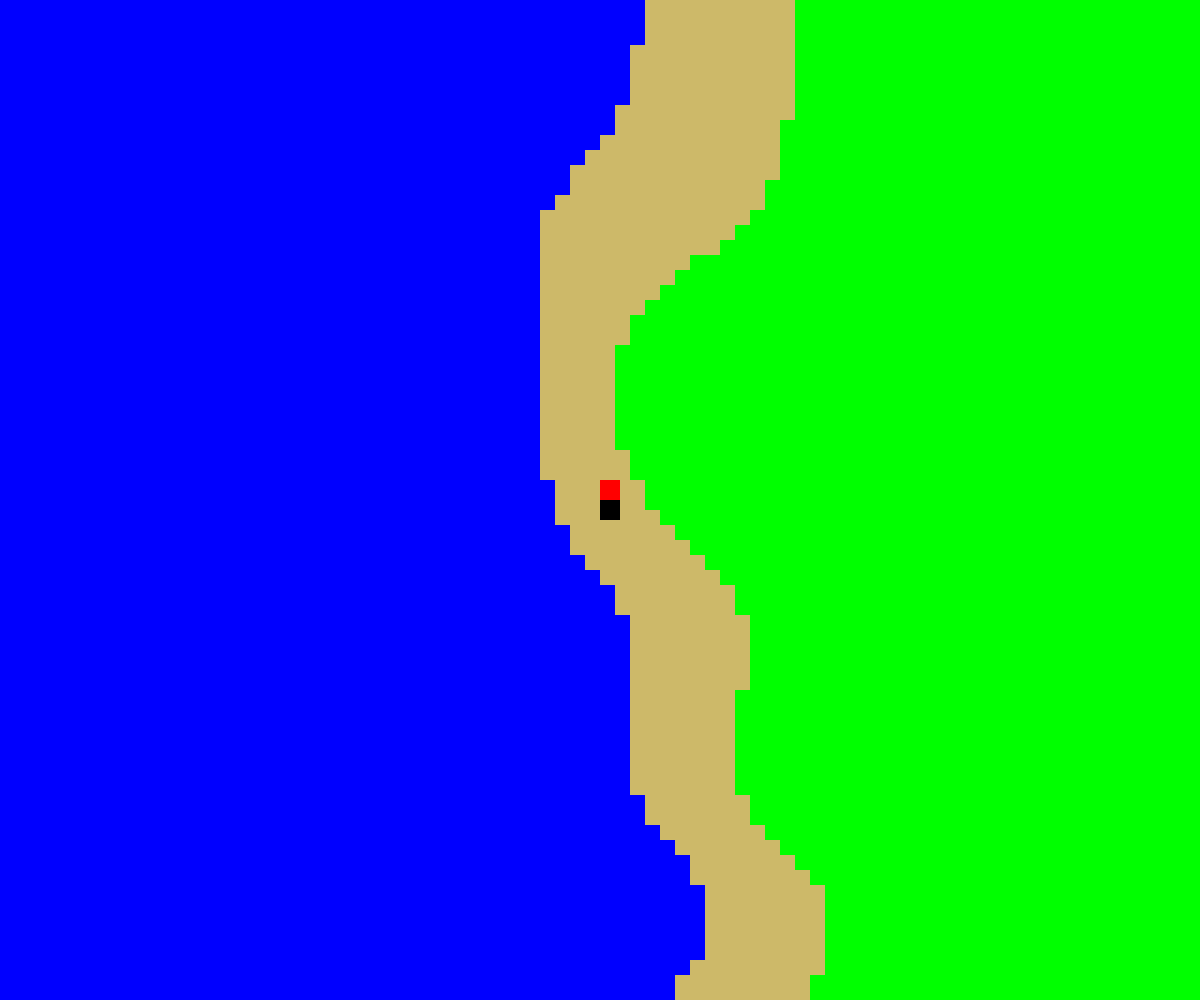
Frame 1 (no input)
Frame 60 (no input): identical to frame 1, image omitted
Frame 120 (the mouse pressed at the canvas centre since frame 60): identical to frame 1, image omitted

The p5.js sketch that drew this single still picture (run headless with seeded random() and noise() and a simulated clock; from frame 60 on, the mouse is pressed at the canvas centre):

// p5.js sketch
// ── sketch.js
let density = 15;
let noiseVal = 0.5;
let width = 1000;
let height = 1000;
let speed = 1;
let x = 0;
let y = 0;
let dir = 0;
let size = 20;
let canvas;

function setup(){
  width = windowWidth;
  height = windowHeight;
  canvas = createCanvas(width, height);
  drawMap();
}

function draw(){
  checkKeys();
  noStroke();
  fill(0);
  rect(width / 2, height / 2, size, size);

  fill(255, 0, 0);
  if(dir == 0){
    rect(width / 2, (height / 2) - size, size, size);
  }else if(dir == 1){
    rect((width / 2) + size, height / 2, size, size);
  }else if(dir == 2){
    rect(width / 2, (height / 2) + size, size, size);
  }else{
    rect((width / 2) - size, height / 2, size, size);
  }
}

function drawMap(){
  noStroke();
  for(let i = x; i < (width / density) + x; i++){
    for(let j = y; j < (height / density) + y; j++){
      let n = noise((i * 5) / (1000), (j * 5) / (500));
      if(n > 0 && n <= noiseVal){
        if(n <= 0.25){
          fill(50, 50, 50);
        }else{
          fill(0, 255, 0);
        }
      }else if(n > noiseVal){
        if(n <= noiseVal + .03){
          // Yellow
          fill(205, 185, 105);
        }else if(n <= noiseVal + .06 && n > noiseVal + 0.3){
          // BLUE
          fill(0, 0, 155);
        }else{
          fill(0, 0, 255);
        }
      }

      // BLACK AND WHITE
      //fill(255 * n, 255 * n, 255 * n);
      rect((i - x) * density, (j - y) * density, density, density);
      //line((i - x) * density, (j - y) * density, (i - x) * density, (j - y) * density);
    }
  }
}


function checkKeys(){

  if(keyIsDown(16)){
    speed = 2;
  }else{
    speed = 1;
  }

  if(keyIsDown(68)){
    x += speed;
    dir = 1;
    drawMap();
  }if(keyIsDown(65)){
    x -= speed;
    dir = 3;
    drawMap();
  }if(keyIsDown(87)){
    y -= speed;
    dir = 0;
    drawMap();
  }if(keyIsDown(83)){
    y += speed;
    dir = 2;
    drawMap();
  }
}
